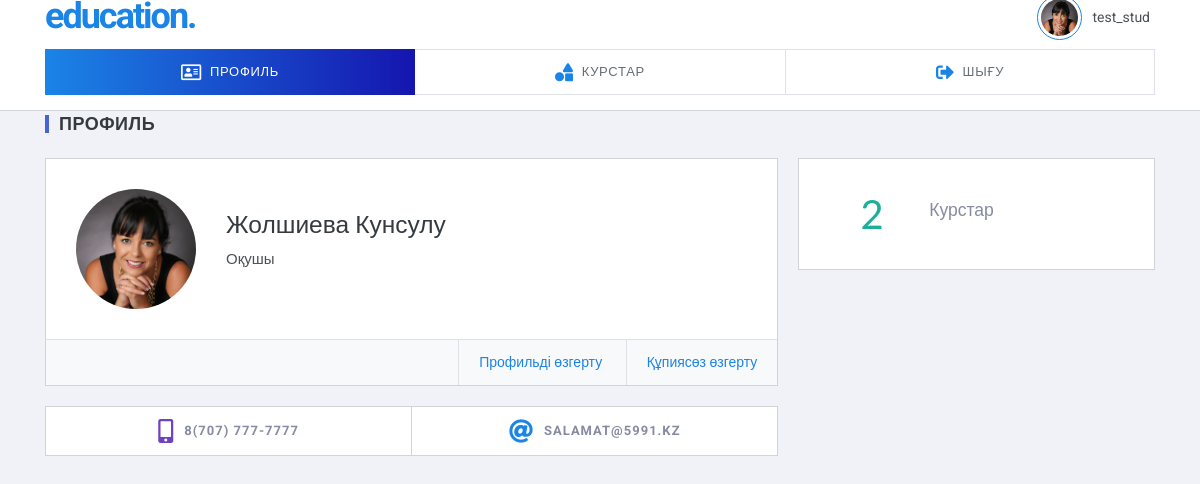
The app's page /?profile (signed in) with its own data.
### tables this page shows
CREATE TABLE `db_users` (
  `user_id` int(11) NOT NULL,
  `login` varchar(255) NOT NULL,
  `password` varchar(255) NOT NULL,
  `user_ava` varchar(250) NOT NULL,
  `user_sname` varchar(255) NOT NULL,
  `user_name` varchar(255) NOT NULL,
  `user_mname` varchar(255) NOT NULL,
  `user_phone` varchar(250) NOT NULL,
  `user_email` varchar(250) NOT NULL,
  `user_type` int(1) NOT NULL
);

CREATE TABLE `db_users_type` (
  `user_type` int(11) NOT NULL,
  `type_name` varchar(255) NOT NULL
);

### pages/student/profile.php (the view, shortened to what this page needs)
<div class="slim-mainpanel" style="margin-top: -21px;">
  <div class="container">
    <div class="slim-pageheader">
      <h6 class="slim-pagetitle"> Профиль </h6>
    </div>
    <div class="row row-sm">
      <div class="col-lg-8">
        <div class="card card-profile">
          <div class="card-body">
            <div class="media">
              <img src="img/users/<?=$user_info['user_ava']?>">
              <div class="media-body">
                <br>
                <h3 class="card-profile-name"> <?=$user_info['user_sname']." ".$user_info['user_name']." ".$user_info['user_mname']?> </h3>
                <p class="card-profile-position"> <?=$user_info['type_name']?> </p>
              </div>
            </div>
          </div>
          <div class="card-footer">
            <div>
              <a href="#edit_profile" class="modal-effect" data-toggle="modal">Профильді өзгерту</a>
              <a href="#change_password" class="modal-effect" data-toggle="modal">Құпиясөз өзгерту</a>
            </div>
          </div>
        </div>
        <ul class="nav nav-activity-profile mg-t-20">
          <li class="nav-item"><a class="nav-link"><i class="icon fas fa-mobile-alt tx-purple"></i> <?=$user_info['user_phone']?> </a></li>
          <li class="nav-item"><a class="nav-link"><i class="icon fas fa-at tx-primary"></i> <?=$user_info['user_email']?> </a></li>
        </ul>
      </div>
      <?php
      $q_col_curses = mysql_query("SELECT DISTINCT(s.id_curs) FROM db_student_curs s, db_users u
                                                             WHERE u.login = '$_SESSION[login_education]'
                                                               AND s.user_id = u.user_id ");
      $r_col_curses = mysql_num_rows($q_col_curses);
      ?>
      <div class="col-lg-4 mg-t-20 mg-lg-t-0">
        <div class="card card-connection">
          <div class="row row-xs">
            <div class="col-4 tx-teal"><?=$r_col_curses?></div>
            <div class="col-8"> <h5>Курстар</h5> </div>
          </div>
        </div>
      </div>
    </div>
  </div>
</div>

### pages/modules/header.php
<div class="slim-header" style="margin-top: -20px;">
  <div class="container">
    <div class="slim-header-left">
      <h2 class="slim-logo"><a href="./">education<span>.</span></a></h2>
    </div>
    <div class="slim-header-right">
      <div class="dropdown dropdown-c">
        <a href="#" class="logged-user" data-toggle="dropdown">
          <img src="img/users/<?=$user_info['user_ava']?>" alt="">
          <span> <?=$_SESSION['login_education']?> </span>
        </a>
      </div>
    </div>
  </div>
</div>

### records on screen
db_users: user_ava (picture), user_sname "Жолшиева", user_name "Кунсулу", db_users_type.type_name "Оқушы", user_phone "8(707) 777-7777", user_email "SALAMAT@5991.KZ"

### other values on screen
$_SESSION['login_education'] "test_stud"
$r_col_curses "2"
